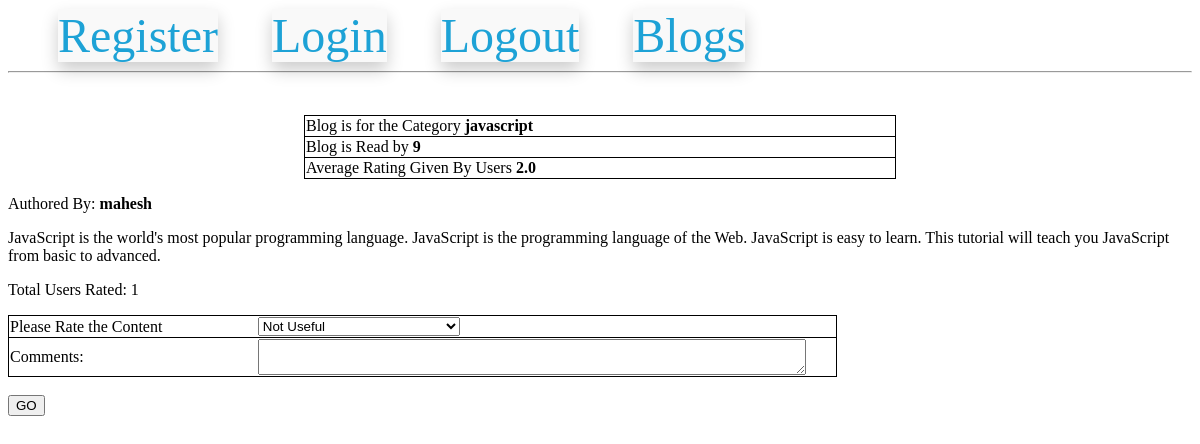
The app's page /blogDetail/3/mahesh/javascript (signed in) with its own data.
### models.py (models this page shows)
class BlogModel(db.Model):
    id = db.Column(db.Integer,primary_key=True)
    category_id = db.Column(db.Integer,db.ForeignKey('category_master.category_id'), nullable=False)
    blog_user_id = db.Column(db.Integer,db.ForeignKey('users.id'), nullable=True)
    blog_text = db.Column(db.Text, nullable=False)
    blog_creation_date = db.Column(db.DateTime)
    blog_read_count = db.Column(db.Integer, default=0)
    blog_rating_count = db.Column(db.Integer, default=0)

### routes.py (the view, shortened to what this page needs)
@app.route('/blogDetail/<int:blog_id>/<string:username>/<string:category>', methods=['GET','POST'])
@login_required
def blog_detail(blog_id, username, category):
    blog = BlogModel.query.get(blog_id)
    if request.method == 'GET':
        if current_user.id != blog.blog_user_id:
            blog.blog_read_count = blog.blog_read_count + 1
            db.session.commit()
        rating = db.session.query(func.avg(BlogComment.blog_rating)).filter(BlogComment.blog_id == int(blog_id)).first()[0]
        return render_template('/blog_detail.html',blog=blog, rating=rating, author=username,category=category)

### models.py (called while the page is built)
@login.user_loader
def load_user(id):
    return UserModel.query.get(int(id))

### templates/blog_detail.html (shortened to what this page needs)
{% extends 'base.html' %}
{% block content %}
<br>
<center>
    <form method="POST" action="">
        <p>
            <table style="width: 50%;">
                <tr>
                    <td style='width: 80%;'>
                        Blog is for the Category <b>{{ category }}</b>
                    </td>
                </tr>
                <tr>
                    <td style='width: 80%;'>
                        Blog is Read by <b>{{ blog.blog_read_count }}</b>
                    </td>
                </tr>
                <tr>
                    <td style='width: 80%;'>
                        Average Rating Given By Users <b>{{ rating }}</b>
                    </td>
                </tr>
            </table>
        </p>
</center>
Authored By: <b> {{ author }}</b>
<p>
    {{ blog.blog_text|safe }}
</p>
<p>
    Total Users Rated: {{ blog.blog_rating_count }}
</p>
{% if current_user.username != author %}
<p>
    <table style="width: 70%;">
        <tr>
            <td style="width: 30%;">
                Please Rate the Content
            </td>
            <td style="width: 70%;">
                <select name='rating'>
                    <option value='1'>Not Useful</option>
                </select>
            </td>
        </tr>
        <tr>
            <td>Comments:</td>
            <td>
                <textarea style="width: 95%;" name='comment'></textarea>
            </td>
        </tr>
    </table>
    <br>
    <input type='submit' value='GO'/>
</p>
{% endif %}
{% endblock %}

### templates/blog_detail.html (style rules this page uses)
table,tr { border: 1px solid black; border-radius: 12px; border-collapse: collapse; }

### records on screen
BlogModel: blog_read_count "9", blog_text "JavaScript is the world's most popular programming language. JavaScript is the programming language of the Web. JavaScript is easy to learn. This tutorial will teach you JavaScript from basic to advanced.", blog_rating_count "1"

### other values on screen
{{ category }} "javascript"
{{ rating }} "2.0"
{{ author }} "mahesh"
